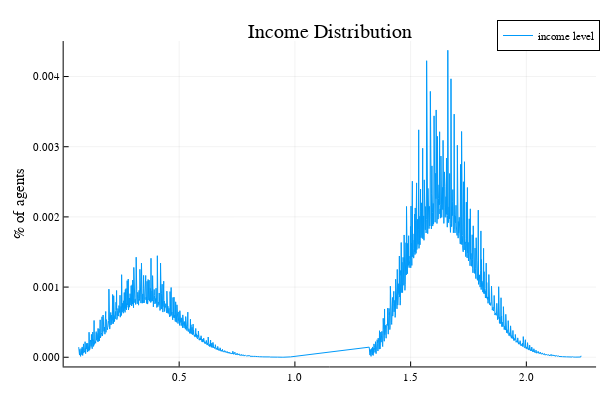

Here is the notebook cell this chart was saved with:
### Code cell
#using Plots
#import PlotlyBase
using Pkg
#Pkg.add("PlotlyBase")
#using Plots
plotly() 
plot(pinc,plambda[index], linewidth=1,title="Income Distribution", ylabel="% of agents", label="income level")

### Figure 1 — Plotly figure (JSON) as saved in the notebook; plotly's stock layout.template omitted (floating-point values rounded to 4 significant figures; data arrays with more than 128 entries replaced by an {"elided": "..."} marker saying what was removed)
{"data": [{"colorbar": {"len": 0.9039, "title": "", "x": 0.9934, "y": 0.4896}, "legendgroup": "income level", "line": {"color": "rgba(0, 154, 250, 1.000)", "dash": "solid", "shape": "linear", "width": 1}, "mode": "lines", "name": "income level", "showlegend": true, "type": "scatter", "x": {"elided": "1602 float values"}, "xaxis": "x", "y": {"elided": "1602 float values"}, "yaxis": "y"}], "layout": {"annotations": [{"font": {"color": "rgba(0, 0, 0, 1.000)", "family": "sans-serif", "size": 20}, "rotation": 0, "showarrow": false, "text": "Income Distribution", "x": 0.5498, "xanchor": "center", "xref": "paper", "y": 1, "yanchor": "top", "yref": "paper"}], "height": 400, "legend": {"bgcolor": "rgba(255, 255, 255, 1.000)", "bordercolor": "rgba(0, 0, 0, 1.000)", "borderwidth": 1, "font": {"color": "rgba(0, 0, 0, 1.000)", "family": "sans-serif", "size": 11}, "title": {"font": {"color": "rgba(0, 0, 0, 1.000)", "family": "sans-serif", "size": 15}, "text": ""}, "tracegroupgap": 0, "traceorder": "normal", "x": 1, "xanchor": "auto", "y": 1, "yanchor": "auto"}, "margin": {"b": 20, "l": 0, "r": 0, "t": 20}, "paper_bgcolor": "rgba(255, 255, 255, 1.000)", "plot_bgcolor": "rgba(255, 255, 255, 1.000)", "showlegend": true, "width": 600, "xaxis": {"anchor": "y", "domain": [0.1061, 0.9934], "gridcolor": "rgba(0, 0, 0, 0.100)", "gridwidth": 0.5, "linecolor": "rgba(0, 0, 0, 1.000)", "mirror": false, "range": [0.0009483, 2.301], "showgrid": true, "showline": true, "showticklabels": true, "tickangle": 0, "tickcolor": "rgb(0, 0, 0)", "tickfont": {"color": "rgba(0, 0, 0, 1.000)", "family": "sans-serif", "size": 11}, "tickmode": "array", "ticks": "inside", "ticktext": ["0.5", "1.0", "1.5", "2.0"], "tickvals": [0.5, 1, 1.5, 2], "title": "", "titlefont": {"color": "rgba(0, 0, 0, 1.000)", "family": "sans-serif", "size": 15}, "type": "-", "visible": true, "zeroline": false, "zerolinecolor": "rgba(0, 0, 0, 1.000)"}, "yaxis": {"anchor": "x", "domain": [0.03762, 0.9415], "gridcolor": "rgba(0, 0, 0, 0.100)", "gridwidth": 0.5, "linecolor": "rgba(0, 0, 0, 1.000)", "mirror": false, "range": [-0.000131, 0.004506], "showgrid": true, "showline": true, "showticklabels": true, "tickangle": 0, "tickcolor": "rgb(0, 0, 0)", "tickfont": {"color": "rgba(0, 0, 0, 1.000)", "family": "sans-serif", "size": 11}, "tickmode": "array", "ticks": "inside", "ticktext": ["0.000", "0.001", "0.002", "0.003", "0.004"], "tickvals": [0, 0.001, 0.002, 0.003, 0.004], "title": "% of agents", "titlefont": {"color": "rgba(0, 0, 0, 1.000)", "family": "sans-serif", "size": 15}, "type": "-", "visible": true, "zeroline": false, "zerolinecolor": "rgba(0, 0, 0, 1.000)"}}}
